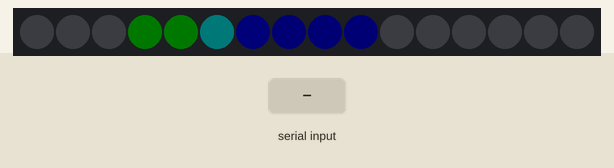
Simulated run of this sketch. Board: Arduino Mega 2560, built with avr-gcc and run on an emulated ATmega2560. Parts: 16 RGB LEDs in strip order, left to right. Inputs (shaded band) come from the test bench. Dim RGB values are drawn brighter than linear.

Above: at 1.24 s.
1.3 s: byte 10 ('\n') received over Serial
At 1.8 s:
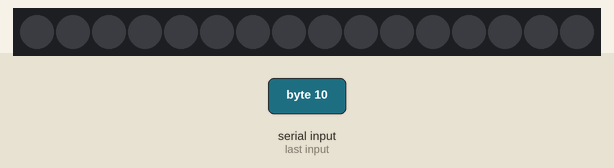
2.8 s: "5\n" received over Serial
At 2.86 s:
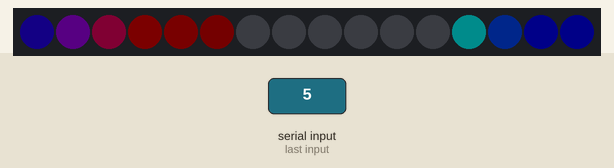
4.5 s: "90,45\n" received over Serial
At 4.53 s:
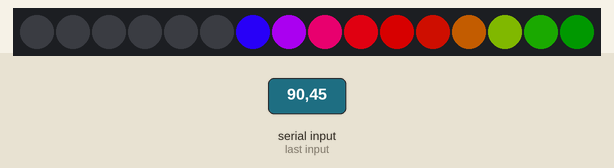

Measured:
- after the input at 1.3 s, the LEDs: first differ from a run without the input after 0.07 s (image 1)
- after the input at 2.8 s, the LEDs: change after 0.05 s (image 2)

The sketch:

arduino.ino
```cpp
#include <Adafruit_NeoPixel.h>

#define PIN 22        // Data pin connected to the NeoPixels
#define NUM_PIXELS 16 // Number of NeoPixels in the ring

Adafruit_NeoPixel pixels(NUM_PIXELS, PIN, NEO_GRB + NEO_KHZ800);
int offset = 0;
int fadeLength = 10; // Number of pixels in the fade trail
volatile float brightness = 1.0; // Default brightness
volatile bool newBrightnessAvailable = false;

void setup() {
  pixels.begin(); // Initialize NeoPixel strip
  Serial.begin(9600); // Initialize serial communication
  pixels.setBrightness(2.55); // Set initial brightness to maximum
}

void loop() {
  rainbowChaseWithFade(50); // Run rainbow chase animation with 50ms delay between updates

  checkSerial();

  if (newBrightnessAvailable) {
    pixels.setBrightness(brightness * 2.55);
    newBrightnessAvailable = false;
  }
}

void checkSerial() {
  static char buffer[10];
  static uint8_t index = 0;

  while (Serial.available() > 0) {
    char received = Serial.read();

    if (received == '\n') {
      buffer[index] = '\0'; // Null-terminate the string
      brightness = atof(buffer); // Convert string to float
      newBrightnessAvailable = true;
      index = 0; // Reset buffer index
    } else if (index < 9) {
      buffer[index++] = received;
    }
  }
}

void rainbowChaseWithFade(int wait) {
  for(int i=0; i<pixels.numPixels(); i++) {
    int hue = ((i + offset) * 65536L / pixels.numPixels()) % 65536;
    int distance = (i - offset + pixels.numPixels()) % pixels.numPixels();

    if (distance < fadeLength) {
      uint32_t color = pixels.gamma32(pixels.ColorHSV(hue));
      int brightness = 255 - (255 * distance / fadeLength);
      pixels.setPixelColor(i, dimColor(color, brightness));
    } else {
      pixels.setPixelColor(i, pixels.Color(0, 0, 0)); // Set to black
    }
  }

  pixels.show();
  delay(wait);

  offset = (offset + 1) % pixels.numPixels();
}

uint32_t dimColor(uint32_t color, int brightness) {
  uint8_t r = (uint8_t)(color >> 16);
  uint8_t g = (uint8_t)(color >> 8);
  uint8_t b = (uint8_t)color;

  r = (r * brightness) / 255;
  g = (g * brightness) / 255;
  b = (b * brightness) / 255;

  return pixels.Color(r, g, b);
}
```
